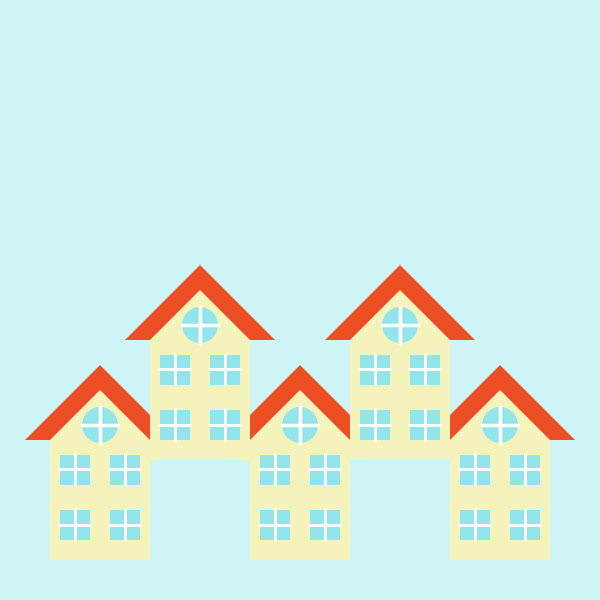
Frame 1 (no input)
Frame 60 (the mouse pressed at the canvas centre just before this capture): identical to frame 1, image omitted
Frame 120 (the mouse held since frame 60 and released just before this capture): identical to frame 1, image omitted

The Processing sketch that drew this single still picture (run headless with seeded random() and noise(); from frame 60 on, the mouse is pressed at the canvas centre):

// Processing sketch: 03 - HouseFunction
// ── 03 - HouseFunction.pde
// color pallette
color skyblue = #d0f5f7;
color windowBlue = #91e5eb;
color roofRed = #ed4f24;
color houseColor = #f5f3bc;

void setup() {
  size(600, 600);
  rectMode(CENTER);
}

void draw() {

  // night sky
  background(skyblue);

  // setting the default to no stroke
  noStroke();

  // house
  house(100, 500, 100);
  house(300, 500, 100);
  house(500, 500, 100);
  house(200, 400, 100);
  house(400, 400, 100);
}

void house(int x, int y, int s) {
  pushMatrix();
  translate(x, y);

  noStroke();
  fill(houseColor);
  rect(0, 0, s, 1.2*s);

  fill(roofRed);
  triangle(0, -1.35*s, 0.75*s, -0.6*s, -0.75*s, -0.6*s);

  fill(houseColor);
  triangle(0, -1.1*s, 0.5*s, -0.6*s, -0.5*s, -0.6*s);

  window(0.25*s, 0.25*s, 0.3*s);
  window(-0.25*s, 0.25*s, 0.3*s);
  window(0.25*s, -0.3*s, 0.3*s);
  window(-0.25*s, -0.3*s, 0.3*s);

  circularWindow(0, -0.75*s, 0.18*s);
  popMatrix();
}

void window(float x, float y, float s) {

  pushMatrix();
  translate(x, y);

  // window
  noStroke();
  fill(windowBlue);
  square(0, 0, s);

  // bars
  strokeWeight(0.1*s);
  stroke(255);
  line(-0.5*s, 0, 0.5*s, 0);
  line(0, -0.5*s, 0, 0.5*s);

  popMatrix();
}

void circularWindow(float x, float y, float s) {
  pushMatrix();
  translate(x, y);

  noStroke();
  fill(windowBlue);
  circle(0, 0, 2*s);

  strokeWeight(0.2*s);
  stroke(255);
  line(-s, 0, s, 0);
  line(0, -s, 0, s);
  popMatrix();
}
